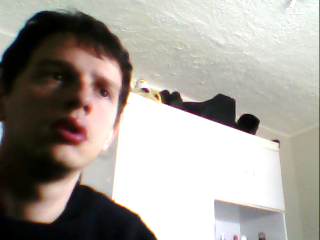
//> input picture saida.bmp, 320 x 240 px
$ ./OpencV ../../saida.bmp   (built with g++ and OpenCV 4)
//> lines starting //> are read from the running program, lines starting //| are printed output that depends on the picture; after the words box and inside, x2 and y2 are one past the last pixel; in counts of white or black regions, pixels touching at a corner belong together
### branch/OpencV/stdafx.h
// stdafx.h : include file for standard system include files,
// or project specific include files that are used frequently, but
// are changed infrequently
//

#pragma once

#include "targetver.h"

#include <stdio.h>
#include <tchar.h>


// TODO: reference additional headers your program requires here

### branch/OpencV/OpencV.cpp

#include "stdafx.h"
#include <cv.h>
#include <cxcore.h>
#include <highgui.h>
#include <iostream>
#include <math.h>


// [70 lines of commented-out code are left out]
int main(int argc, char** argv)
{
  IplImage *inputImg = cvLoadImage(argv[1]);
//> inputImg is the input picture: 240 rows x 320 cols, CV_8UC3; mean B, G, R 153.1, 159.8, 164.8
//IplImage *inputImg = cvLoadImage("C:\\Users\\max\\Desktop\\EasyWebCam\\saida.bmp",CV_LOAD_IMAGE_GRAYSCALE);
CvSeq * pFaceRectSeq;
// Haar Cascade file, used for Face Detection.
char *faceCascadeFilename = "C:\\imagemproc\\WinFormCharpWebCam\\bin\\Release\\haarcascade_frontalface_default.xml";
// Load the HaarCascade classifier for face detection.
CvHaarClassifierCascade* faceCascade;
//IplImage *inputImg = cvLoadImage(argv[1]);
faceCascade = (CvHaarClassifierCascade*)cvLoad(faceCascadeFilename, 0, 0, 0);
if( !faceCascade ) {
	printf("Couldnt load Face detector '%s'\n", faceCascadeFilename);
	exit(1);
}
CvMemStorage * pStorage = 0 ;
pStorage=cvCreateMemStorage(0);

pFaceRectSeq = cvHaarDetectObjects(inputImg,faceCascade,pStorage,1.1,3,CV_HAAR_DO_CANNY_PRUNING,cvSize(0,0));
//> pFaceRectSeq = 1 item
int i=0;

if (i<pFaceRectSeq->total)
{
	for (i=0;i<=pFaceRectSeq->total;i++)
	{
		CvRect * r = (CvRect *)cvGetSeqElem(pFaceRectSeq,i);
		CvPoint pt1 = {r->x,r->y};
		CvPoint pt2 = {r->x +r->width  ,r->y+r->height};
		cvRectangle(inputImg,pt1,pt2,CV_RGB(255,0,0),3,4,0);

	}
//> this loop made 2 passes
//> (pt1, pt2) on passes 1 to 2: (Point(29, 43), Point(137, 151)), (Point(29, 43), Point(137, 151))
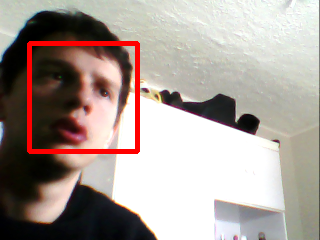
//> inputImg: 240 rows x 320 cols, CV_8UC3; 2.8% of pixels changed, all inside (x1, y1, x2, y2) = (27, 41, 140, 154)
}
	//cvNamedWindow( "Source", 1 );
	//cvShowImage( "Source", inputImg );
	//cvWaitKey(0);
	cvSaveImage("C:\\imagemproc\\saida2.bmp",inputImg);
	cvReleaseImage(&inputImg);
	if (pStorage) cvReleaseMemStorage(&pStorage);
	if(faceCascade) cvReleaseHaarClassifierCascade(&faceCascade);

}


// [99 lines of commented-out code are left out]
